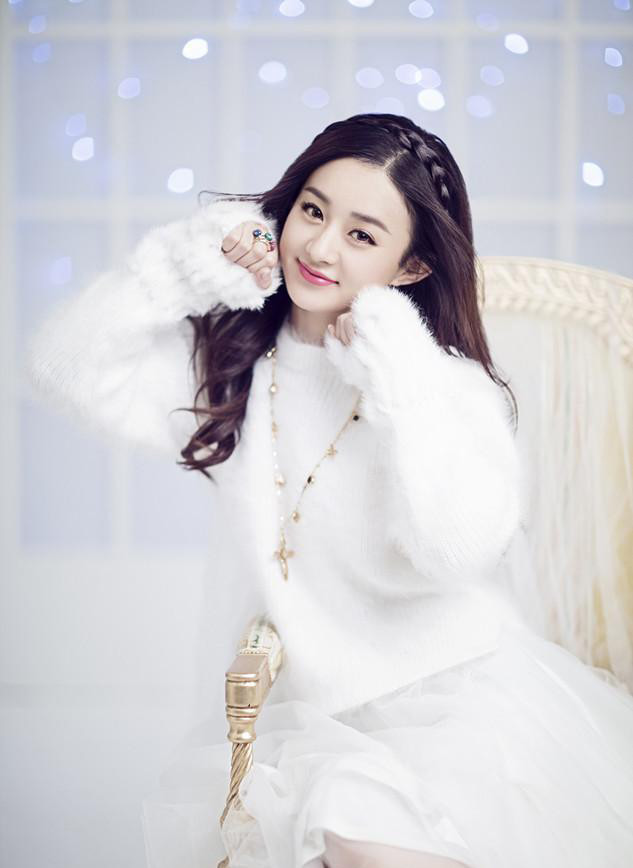
#> input picture opencv-tutorial/image/zly.jpg, 633 x 868 px, found by its file name
$ python 'tutorial_11_直方图反向投影.py'
#> lines starting #> are read from the running program, lines starting #| are printed output that depends on the picture
#> further down, src is the input picture: shape (868, 633, 3); mean B, G, R 213.4, 208.3, 209.3
import cv2 as cv
import numpy as np
from matplotlib import pyplot as plt


'''
反向投影查找原理：查找的方式就是不断的在输入图像中切割跟模板图像大小一致的图像块，并用直方图对比的方式与模板图像进行比较。
假设我们有一张100x100的输入图像，有一张10x10的模板图像，查找的过程是这样的：
（1）从输入图像的左上角(0,0)开始，切割一块(0,0)至(10,10)的临时图像；
（2）生成临时图像的直方图；
（3）用临时图像的直方图和模板图像的直方图对比，对比结果记为c；
（4）直方图对比结果c，就是结果图像(0,0)处的像素值；
（5）切割输入图像从(0,1)至(10,11)的临时图像，对比直方图，并记录到结果图像；
（6）重复（1）～（5）步直到输入图像的右下角。
3.反向投影的结果包含了：以每个输入图像像素点为起点的直方图对比结果。可以把它看成是一个二维的浮点型数组，二维矩阵，或者单通道的浮点型图像。
'''
def back_projection_demo():
    sample = cv.imread("C:/Users/lcx/Pictures/testimage/zlyhead.png")
    target = cv.imread("C:/Users/lcx/Pictures/testimage/zly.jpg")
    roi_hsv = cv.cvtColor(sample,cv.COLOR_BGR2HSV )
    target_hsv = cv.cvtColor(target,cv.COLOR_BGR2HSV)

    # show image
    cv.imshow("sample",sample)
    cv.imshow("target",target)

    roiHist = cv.calcHist([roi_hsv],[0,1],None,[32,32],[0,180,0,256])       #形成二值直方图
    #进行归一化#normalize是归一化函数第一个参数是输入图象，第二个参数是输出图像然后再是输出结果的最小值，最大值。然后值归一化类型
    cv.normalize(roiHist ,roiHist,0,255,cv.NORM_MINMAX)
    dst = cv.calcBackProject([target_hsv],[0,1],roiHist,[0,180,0,156],1)
    cv.imshow("backprojectDemo",dst)


def hist2d_demo(image):
    hsv = cv.cvtColor(image,cv.COLOR_BGR2GRAY)
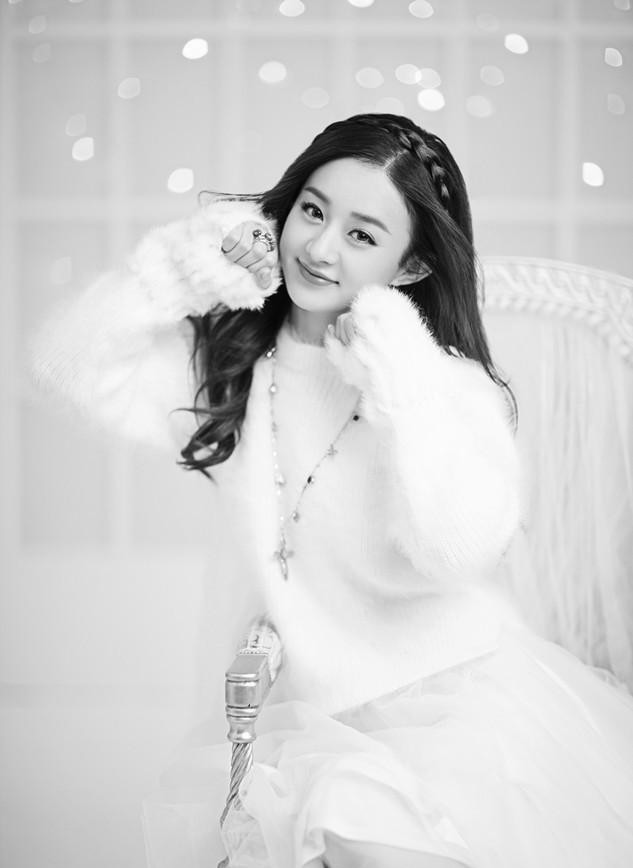
#> hsv: shape (868, 633); min 2, max 255, mean 209.2
    hist = cv.calcHist([image],[0,1],None,[32,32],[0,180,0,256])
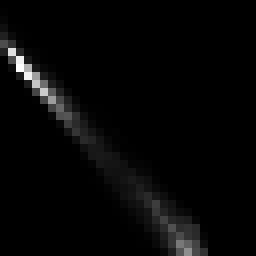
#> hist: shape (32, 32) float32 (shown 8 times larger); min 0, max 1860, mean 47.8; drawn with min black and max white
    #cv.imshow("hist2d",hist)
    plt.imshow(hist,interpolation='nearest')
    plt.title("2D Histogram")


print("***************Hello python***************")
src=cv.imread("C:/Users/lcx/Pictures/testimage/zly.jpg")
cv.namedWindow("input image",cv.WINDOW_AUTOSIZE)
cv.imshow("input image",src)

hist2d_demo(src)
#back_projection_demo()
cv.waitKey(0)
cv.destroyAllWindows()
